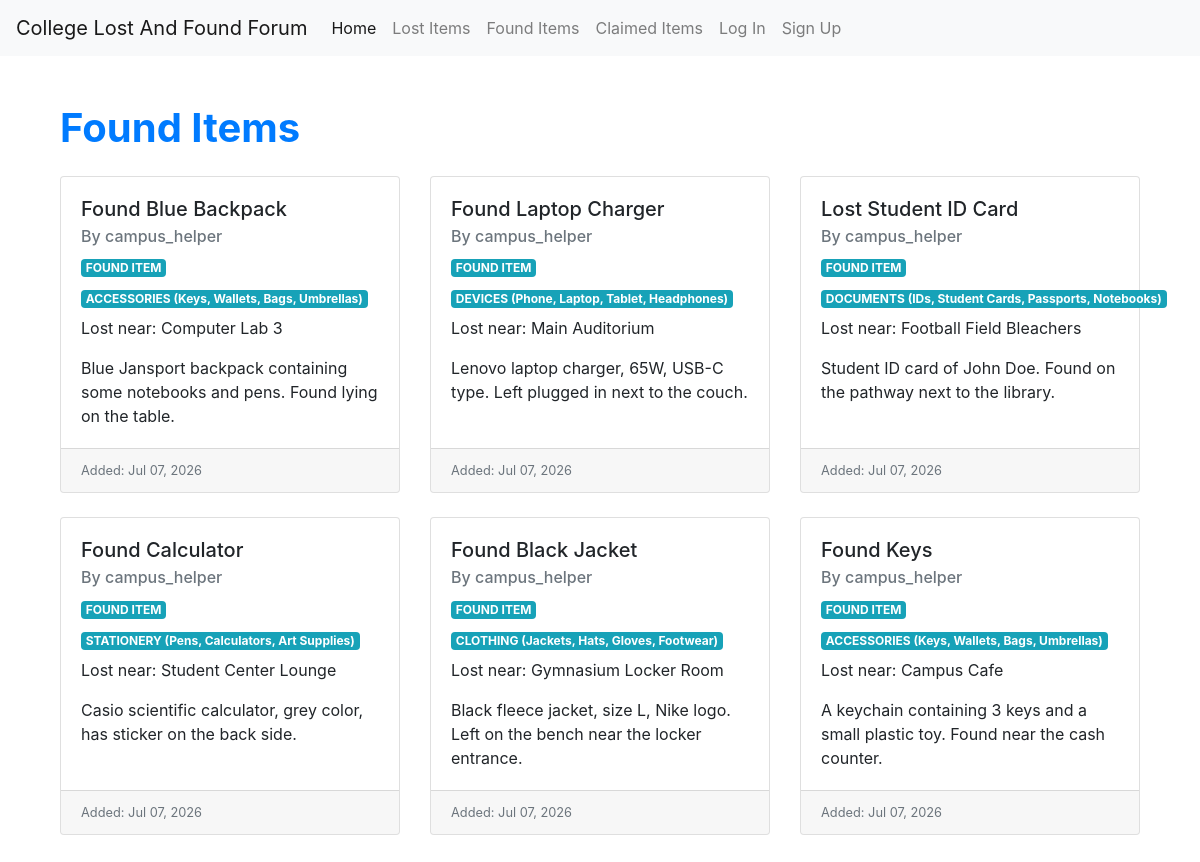
Page /found/ on the committed database.
### lost_found/models.py (models this page shows)
class Item(models.Model):
    title = models.CharField(max_length=200)
    location = models.CharField(max_length=200)
    description = models.TextField()
    catagories = models.CharField(
        max_length=3,
        choices=ctg,
        default='Oth'
    )
    status= models.CharField(
        max_length=3,
        choices=stat,
        default="L"
    )
    image = models.ImageField(upload_to="lostitems/", blank=True, null=True)
    created_at = models.DateTimeField(auto_now_add=True)
    user = models.ForeignKey(settings.AUTH_USER_MODEL, on_delete=models.CASCADE)
    claimed_by = models.ForeignKey(settings.AUTH_USER_MODEL, on_delete=models.SET_NULL, null=True, blank=True, related_name='claimed_items')

### lost_found/views.py (the view)
# urls.py: path("found/", views.found, name="Found Items"),
def found(request):
    items = Item.objects.filter(status='F')
    items = items.order_by('-created_at')
    return render(request, "founditem.html", context={'items': items})

### lost_found/templates/founditem.html (shortened to what this page needs)
{% extends "base.html" %} {% block title %} Found Items {% endblock %}
{% block content %}
    <div class="container my-5">
        <h1 class="mb-4 text-primary font-weight-bold">Found Items</h1>
        <div class="row">
            {% for item in items %}
                {% include "item_card.html" %}
            {% endfor %}
        </div>
    </div>
{% endblock %}

### lost_found/templates/item_card.html (shortened to what this page needs)
<div class="col-md-4 mb-4">
                <div class="card h-100">
                    <div class="card-body">
                        <h5 class="card-title">{{ item.title }}</h5>
                        <h6 class="card-subtitle mb-2 text-muted">By {{ item.user.username }}</h6>
                        <span class="badge badge-info mb-2">{{ item.get_status_display }}</span>
                        <span class="badge badge-info mb-2">{{ item.get_catagories_display }}</span>
                        <p class="card-text">Lost near: {{ item.location }}</p>
                        <p class="card-text">{{ item.description|truncatewords:20 }}</p>
                    </div>
                    <div class="card-footer text-muted d-flex justify-content-between align-items-center">
                        <small>Added: {{ item.created_at|date:"M d, Y" }}</small>
                    </div>
                </div>
                </div>

### rows in the picture
Item: title "Found Blue Backpack", user.username "campus_helper", status "FOUND ITEM", catagories "ACCESSORIES (Keys, Wallets, Bags, Umbrellas)", location "Computer Lab 3", description "Blue Jansport backpack containing some notebooks and pens. Found lying on the table.", created_at "Jul 07, 2026"
Item: title "Found Laptop Charger", user.username "campus_helper", status "FOUND ITEM", catagories "DEVICES (Phone, Laptop, Tablet, Headphones)", location "Main Auditorium", description "Lenovo laptop charger, 65W, USB-C type. Left plugged in next to the couch.", created_at "Jul 07, 2026"
Item: title "Lost Student ID Card", user.username "campus_helper", status "FOUND ITEM", catagories "DOCUMENTS (IDs, Student Cards, Passports, Notebooks)", location "Football Field Bleachers", description "Student ID card of John Doe. Found on the pathway next to the library.", created_at "Jul 07, 2026"
Item: title "Found Calculator", user.username "campus_helper", status "FOUND ITEM", catagories "STATIONERY (Pens, Calculators, Art Supplies)", location "Student Center Lounge", description "Casio scientific calculator, grey color, has sticker on the back side.", created_at "Jul 07, 2026"
Item: title "Found Black Jacket", user.username "campus_helper", status "FOUND ITEM", catagories "CLOTHING (Jackets, Hats, Gloves, Footwear)", location "Gymnasium Locker Room", description "Black fleece jacket, size L, Nike logo. Left on the bench near the locker entrance.", created_at "Jul 07, 2026"
Item: title "Found Keys", user.username "campus_helper", status "FOUND ITEM", catagories "ACCESSORIES (Keys, Wallets, Bags, Umbrellas)", location "Campus Cafe", description "A keychain containing 3 keys and a small plastic toy. Found near the cash counter.", created_at "Jul 07, 2026"
